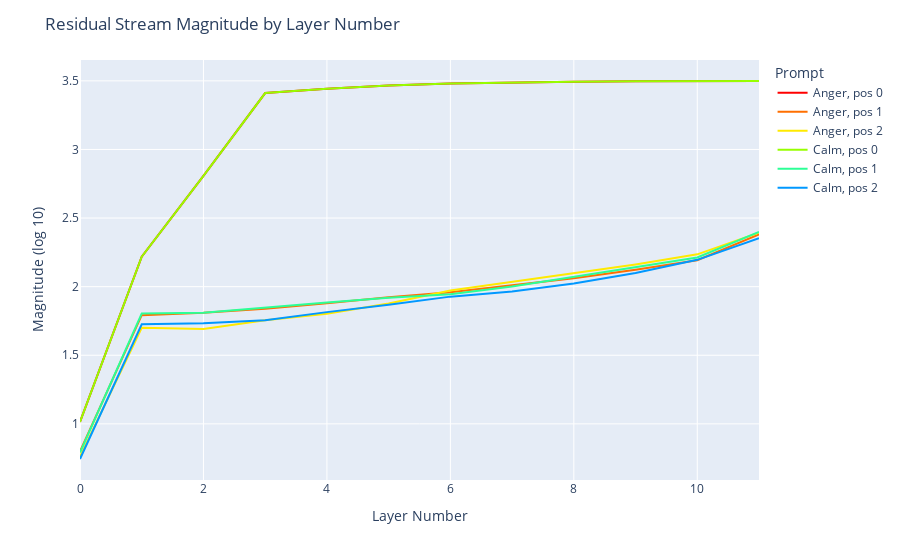
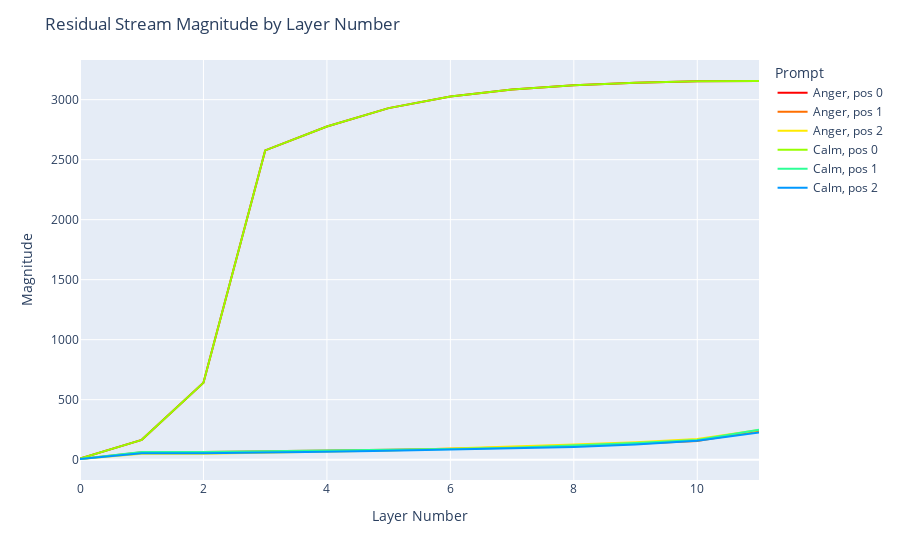

Write notebook code for charts like these, in order.
### Code cell
log_fig = line_plot(addition_df, log_y=True)
log_fig.show()

normal_fig = line_plot(addition_df, log_y=False)
normal_fig.show()

### Figure 1 — Plotly figure (JSON) as saved in the notebook; plotly's stock layout.template omitted (floating-point values rounded to 4 significant figures)
{"data": [{"hovertemplate": "Prompt=Anger, pos 0<br>Activation Location=%{x}<br>LogMagnitude=%{y}<extra></extra>", "legendgroup": "Anger, pos 0", "line": {"color": "rgb(255,0,0)", "dash": "solid"}, "marker": {"symbol": "circle"}, "mode": "lines", "name": "Anger, pos 0", "orientation": "v", "showlegend": true, "type": "scatter", "x": [0, 1, 2, 3, 4, 5, 6, 7, 8, 9, 10, 11], "xaxis": "x", "y": [1.014, 2.218, 2.807, 3.411, 3.443, 3.467, 3.481, 3.489, 3.494, 3.497, 3.499, 3.499], "yaxis": "y"}, {"hovertemplate": "Prompt=Anger, pos 1<br>Activation Location=%{x}<br>LogMagnitude=%{y}<extra></extra>", "legendgroup": "Anger, pos 1", "line": {"color": "rgb(255,111,0)", "dash": "solid"}, "marker": {"symbol": "circle"}, "mode": "lines", "name": "Anger, pos 1", "orientation": "v", "showlegend": true, "type": "scatter", "x": [0, 1, 2, 3, 4, 5, 6, 7, 8, 9, 10, 11], "xaxis": "x", "y": [0.8, 1.792, 1.811, 1.839, 1.88, 1.922, 1.959, 2.009, 2.062, 2.124, 2.192, 2.382], "yaxis": "y"}, {"hovertemplate": "Prompt=Anger, pos 2<br>Activation Location=%{x}<br>LogMagnitude=%{y}<extra></extra>", "legendgroup": "Anger, pos 2", "line": {"color": "rgb(255,234,0)", "dash": "solid"}, "marker": {"symbol": "circle"}, "mode": "lines", "name": "Anger, pos 2", "orientation": "v", "showlegend": true, "type": "scatter", "x": [0, 1, 2, 3, 4, 5, 6, 7, 8, 9, 10, 11], "xaxis": "x", "y": [0.7615, 1.7, 1.692, 1.755, 1.802, 1.878, 1.972, 2.034, 2.101, 2.162, 2.236, 2.394], "yaxis": "y"}, {"hovertemplate": "Prompt=Calm, pos 0<br>Activation Location=%{x}<br>LogMagnitude=%{y}<extra></extra>", "legendgroup": "Calm, pos 0", "line": {"color": "rgb(151,255,0)", "dash": "solid"}, "marker": {"symbol": "circle"}, "mode": "lines", "name": "Calm, pos 0", "orientation": "v", "showlegend": true, "type": "scatter", "x": [0, 1, 2, 3, 4, 5, 6, 7, 8, 9, 10, 11], "xaxis": "x", "y": [1.014, 2.218, 2.807, 3.411, 3.443, 3.467, 3.481, 3.489, 3.494, 3.497, 3.499, 3.499], "yaxis": "y"}, {"hovertemplate": "Prompt=Calm, pos 1<br>Activation Location=%{x}<br>LogMagnitude=%{y}<extra></extra>", "legendgroup": "Calm, pos 1", "line": {"color": "rgb(44,255,150)", "dash": "solid"}, "marker": {"symbol": "circle"}, "mode": "lines", "name": "Calm, pos 1", "orientation": "v", "showlegend": true, "type": "scatter", "x": [0, 1, 2, 3, 4, 5, 6, 7, 8, 9, 10, 11], "xaxis": "x", "y": [0.7914, 1.804, 1.81, 1.844, 1.884, 1.92, 1.944, 2.001, 2.071, 2.143, 2.213, 2.399], "yaxis": "y"}, {"hovertemplate": "Prompt=Calm, pos 2<br>Activation Location=%{x}<br>LogMagnitude=%{y}<extra></extra>", "legendgroup": "Calm, pos 2", "line": {"color": "rgb(0,152,255)", "dash": "solid"}, "marker": {"symbol": "circle"}, "mode": "lines", "name": "Calm, pos 2", "orientation": "v", "showlegend": true, "type": "scatter", "x": [0, 1, 2, 3, 4, 5, 6, 7, 8, 9, 10, 11], "xaxis": "x", "y": [0.7438, 1.726, 1.733, 1.756, 1.814, 1.868, 1.927, 1.965, 2.023, 2.1, 2.196, 2.354], "yaxis": "y"}], "layout": {"legend": {"title": {"text": "Prompt"}, "tracegroupgap": 0}, "margin": {"t": 60}, "title": {"text": "Residual Stream Magnitude by Layer Number"}, "xaxis": {"anchor": "y", "domain": [0, 1], "title": {"text": "Layer Number"}}, "yaxis": {"anchor": "x", "domain": [0, 1], "title": {"text": "Magnitude (log 10)"}}}}

### Figure 2 — Plotly figure (JSON) as saved in the notebook; plotly's stock layout.template omitted (floating-point values rounded to 4 significant figures)
{"data": [{"hovertemplate": "Prompt=Anger, pos 0<br>Activation Location=%{x}<br>Magnitude=%{y}<extra></extra>", "legendgroup": "Anger, pos 0", "line": {"color": "rgb(255,0,0)", "dash": "solid"}, "marker": {"symbol": "circle"}, "mode": "lines", "name": "Anger, pos 0", "orientation": "v", "showlegend": true, "type": "scatter", "x": [0, 1, 2, 3, 4, 5, 6, 7, 8, 9, 10, 11], "xaxis": "x", "y": [10.33, 165.2, 641.8, 2577.0, 2776.0, 2930.0, 3026.0, 3084.0, 3119.0, 3141.0, 3153.0, 3156.0], "yaxis": "y"}, {"hovertemplate": "Prompt=Anger, pos 1<br>Activation Location=%{x}<br>Magnitude=%{y}<extra></extra>", "legendgroup": "Anger, pos 1", "line": {"color": "rgb(255,111,0)", "dash": "solid"}, "marker": {"symbol": "circle"}, "mode": "lines", "name": "Anger, pos 1", "orientation": "v", "showlegend": true, "type": "scatter", "x": [0, 1, 2, 3, 4, 5, 6, 7, 8, 9, 10, 11], "xaxis": "x", "y": [6.31, 61.96, 64.65, 69.07, 75.85, 83.61, 90.91, 102.1, 115.3, 133.0, 155.8, 240.7], "yaxis": "y"}, {"hovertemplate": "Prompt=Anger, pos 2<br>Activation Location=%{x}<br>Magnitude=%{y}<extra></extra>", "legendgroup": "Anger, pos 2", "line": {"color": "rgb(255,234,0)", "dash": "solid"}, "marker": {"symbol": "circle"}, "mode": "lines", "name": "Anger, pos 2", "orientation": "v", "showlegend": true, "type": "scatter", "x": [0, 1, 2, 3, 4, 5, 6, 7, 8, 9, 10, 11], "xaxis": "x", "y": [5.775, 50.08, 49.17, 56.89, 63.43, 75.46, 93.82, 108.1, 126.1, 145.3, 172.1, 247.9], "yaxis": "y"}, {"hovertemplate": "Prompt=Calm, pos 0<br>Activation Location=%{x}<br>Magnitude=%{y}<extra></extra>", "legendgroup": "Calm, pos 0", "line": {"color": "rgb(151,255,0)", "dash": "solid"}, "marker": {"symbol": "circle"}, "mode": "lines", "name": "Calm, pos 0", "orientation": "v", "showlegend": true, "type": "scatter", "x": [0, 1, 2, 3, 4, 5, 6, 7, 8, 9, 10, 11], "xaxis": "x", "y": [10.33, 165.2, 641.8, 2577.0, 2776.0, 2930.0, 3026.0, 3084.0, 3119.0, 3141.0, 3153.0, 3156.0], "yaxis": "y"}, {"hovertemplate": "Prompt=Calm, pos 1<br>Activation Location=%{x}<br>Magnitude=%{y}<extra></extra>", "legendgroup": "Calm, pos 1", "line": {"color": "rgb(44,255,150)", "dash": "solid"}, "marker": {"symbol": "circle"}, "mode": "lines", "name": "Calm, pos 1", "orientation": "v", "showlegend": true, "type": "scatter", "x": [0, 1, 2, 3, 4, 5, 6, 7, 8, 9, 10, 11], "xaxis": "x", "y": [6.185, 63.69, 64.59, 69.9, 76.61, 83.08, 87.92, 100.2, 117.8, 139.1, 163.2, 250.4], "yaxis": "y"}, {"hovertemplate": "Prompt=Calm, pos 2<br>Activation Location=%{x}<br>Magnitude=%{y}<extra></extra>", "legendgroup": "Calm, pos 2", "line": {"color": "rgb(0,152,255)", "dash": "solid"}, "marker": {"symbol": "circle"}, "mode": "lines", "name": "Calm, pos 2", "orientation": "v", "showlegend": true, "type": "scatter", "x": [0, 1, 2, 3, 4, 5, 6, 7, 8, 9, 10, 11], "xaxis": "x", "y": [5.544, 53.17, 54.11, 56.99, 65.21, 73.79, 84.59, 92.24, 105.4, 125.8, 156.9, 225.8], "yaxis": "y"}], "layout": {"legend": {"title": {"text": "Prompt"}, "tracegroupgap": 0}, "margin": {"t": 60}, "title": {"text": "Residual Stream Magnitude by Layer Number"}, "xaxis": {"anchor": "y", "domain": [0, 1], "title": {"text": "Layer Number"}}, "yaxis": {"anchor": "x", "domain": [0, 1], "title": {"text": "Magnitude"}}}}
